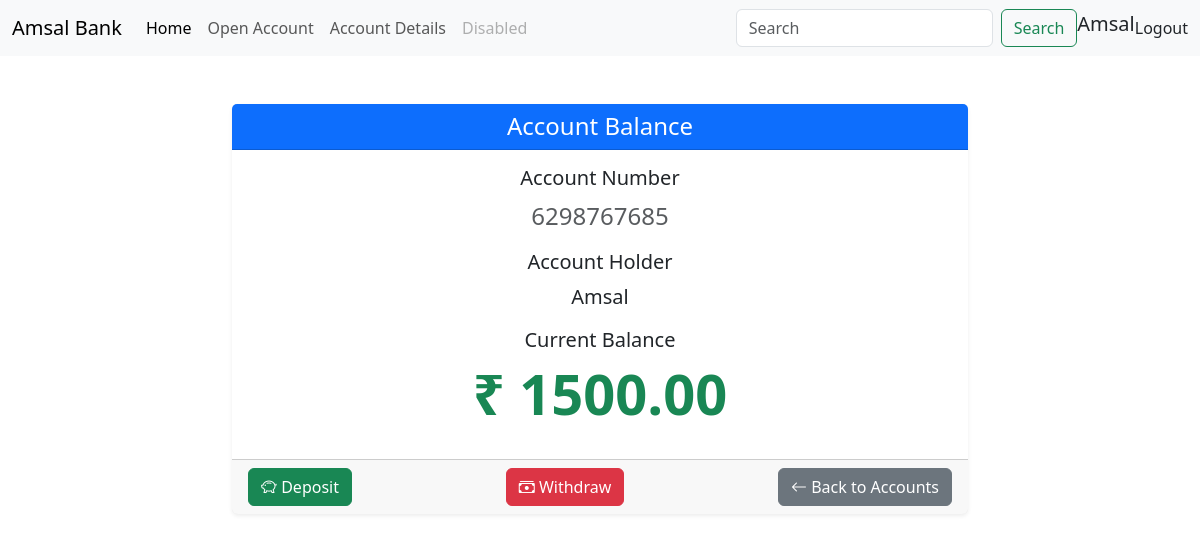
/balance/6298767685 (signed in), run on an earlier commit of the app's database.
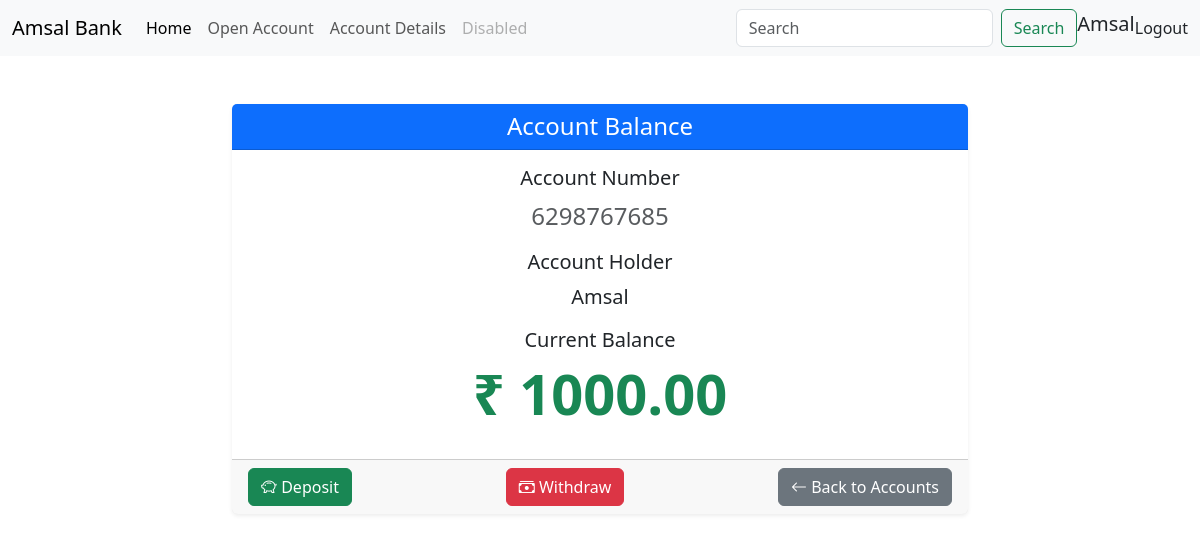
And on a later commit of the database.
### homepage/models.py (models this page shows, shortened)
class Account(models.Model):
    ACCOUNT_TYPES = [
        ('saving', 'Saving Account'),
        ('current', 'Current Account'),
    ]
    user = models.ForeignKey(User, on_delete=models.CASCADE, related_name='accounts')
    account_number = models.CharField(max_length=10, unique=True, blank=True)
    account_type = models.CharField(max_length=10, choices=ACCOUNT_TYPES)
    phone_number = models.IntegerField()
    email = models.EmailField()
    balance = models.DecimalField(max_digits=10, decimal_places=2, default=0.00)
    created_at = models.DateTimeField(auto_now_add=True)

### homepage/views.py (the view)
# urls.py: path("balance/<str:account_number>", balance, name='balance'),
@login_required
def balance(request,account_number):
    try:
        account = Account.objects.get(account_number=account_number, user=request.user)
    except Account.DoesNotExist:
        messages.error(request, "Account not found.")
        return redirect('deposit')
    return render(request, "balance.html", {'account': account})

### templates/balance.html
{% extends 'main.html' %}
{% block body_block %}
<div class="container mt-5">
    <div class="row justify-content-center">
        <div class="col-md-8">
            <div class="card shadow-sm border-0">
                <div class="card-header bg-primary text-white text-center">
                    <h4 class="mb-0">Account Balance</h4>
                </div>
                <div class="card-body text-center">
                    <h5 class="card-title">Account Number</h5>
                    <p class="card-text fs-4 text-muted">{{ account.account_number }}</p>
                    <h5 class="card-title">Account Holder</h5>
                    <p class="card-text fs-5">{{ account.user }}</p>
                    <h5 class="card-title">Current Balance</h5>
                    <p class="display-4 text-success fw-bold">₹ {{ account.balance }}</p>
                </div>
                <div class="card-footer d-flex justify-content-between">
                    <a href="{% url 'deposit' account.account_number %}" class="btn btn-success">
                        <i class="bi bi-piggy-bank"></i> Deposit
                    </a>
                    <a href="{% url 'withdraw' account.account_number %}" class="btn btn-danger">
                        <i class="bi bi-cash-stack"></i> Withdraw
                    </a>
                    <a href="{% url 'account_list' %}" class="btn btn-secondary">
                        <i class="bi bi-arrow-left"></i> Back to Accounts
                    </a>
                </div>
            </div>
        </div>
    </div>
</div>
{% endblock %}

What changed in the data, as far as the page shows it:
changed Account "Amsal": balance "1500.00" → "1000.00"
